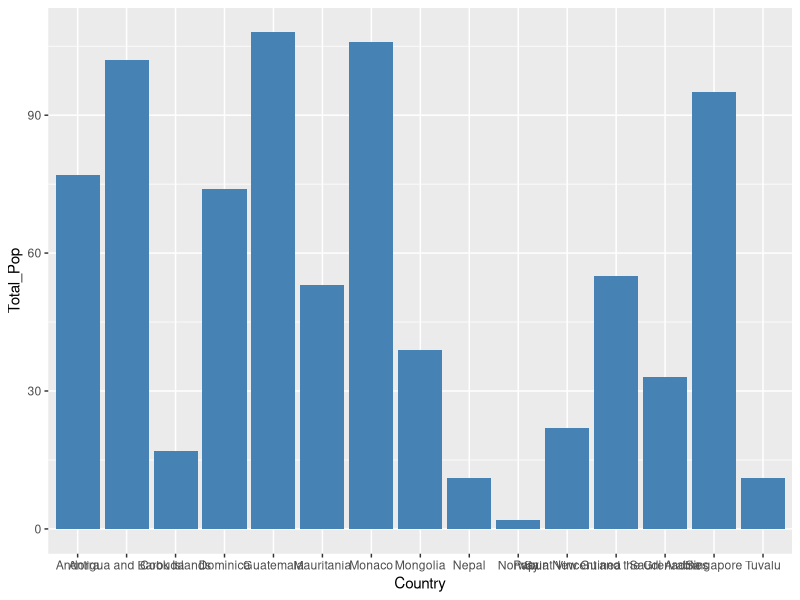
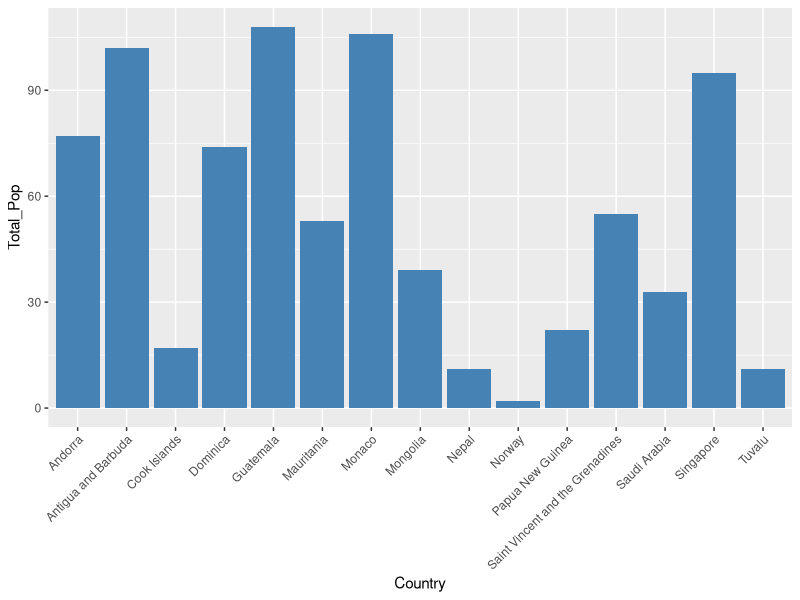
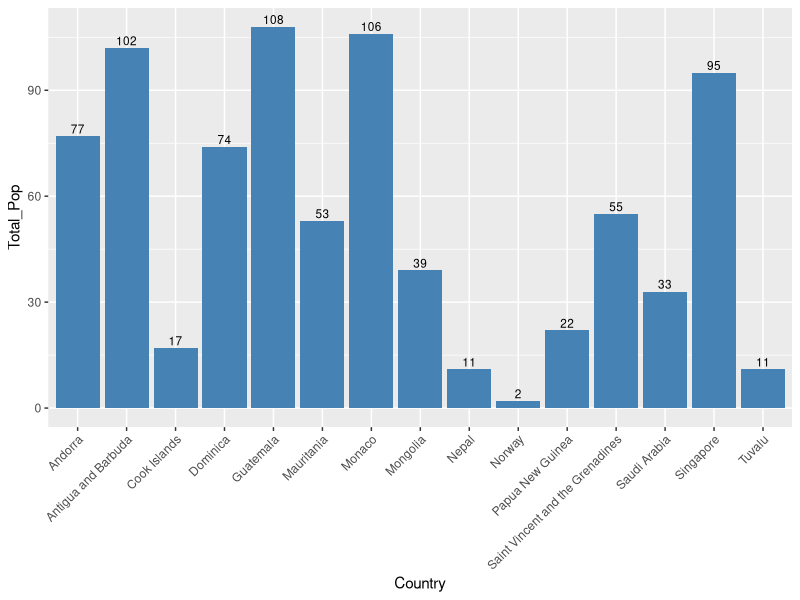
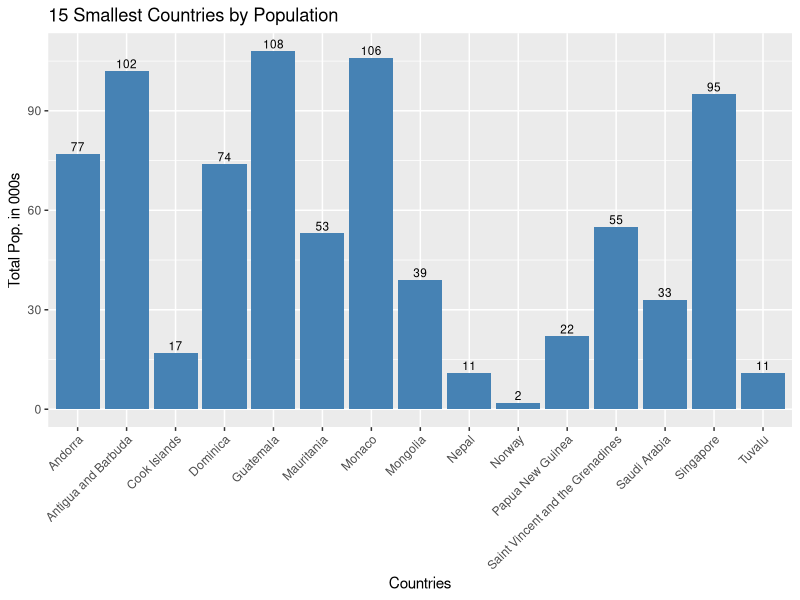
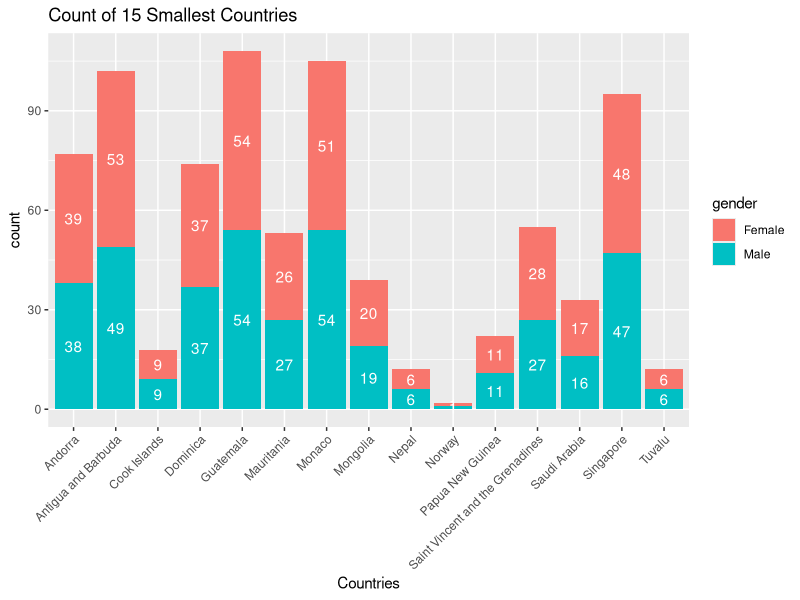
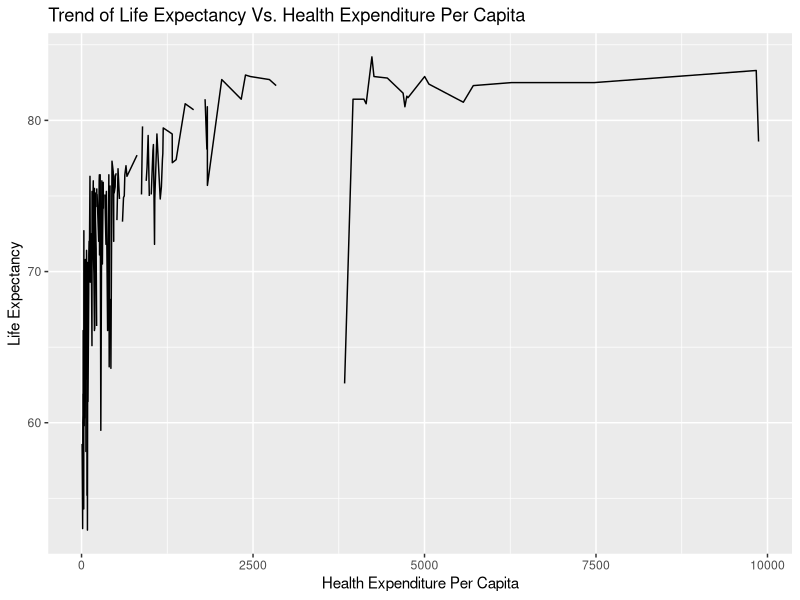
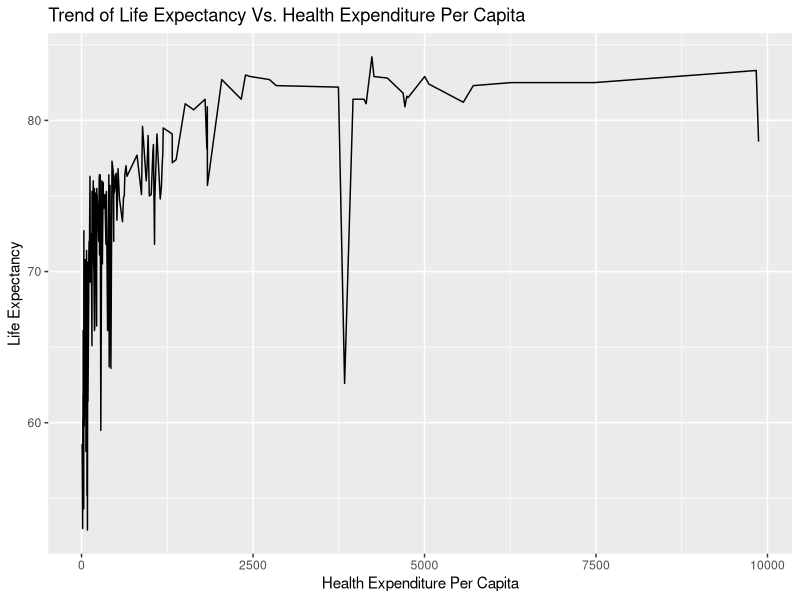
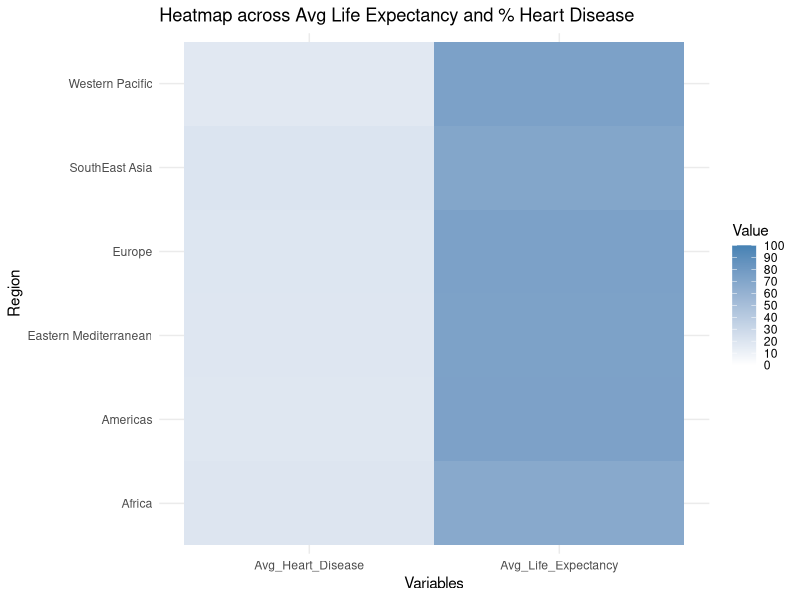

These figures' R source, in order:
## ---- chunk 1
data = read.csv("cleaned_WHS_2019.csv", stringsAsFactors = FALSE)
str(data)
## ---- chunk 2
library(ggplot2)
## ---- chunk 3
library(dplyr)
library(tidyr)
## ---- chunk 4
data_15 <- data[order(data$Total_Pop), ] %>%
  slice(1:15)

# Print a few rows to have a look
head(data_15)
## ---- chunk 5
# Basic barplot

p <-ggplot(data_15, aes(x=Country, y=Total_Pop)) +
  geom_bar(stat="identity", fill="steelblue") 
p
## ---- chunk 6
p <- p + theme(axis.text.x = element_text(angle = 45, hjust = 1))
p
## ---- chunk 7
p <- p + geom_text(aes(label= Total_Pop), vjust=-0.3, size=3)
p
## ---- chunk 8
p <- p + xlab("Countries") + ylab("Total Pop. in 000s") +
  ggtitle("15 Smallest Countries by Population") 
p
## ---- chunk 9

## ---- chunk 10
Countries <- data_15$Country

df_pop <- rbind(
            data.frame(Countries, "count" = data_15$Male, "gender"="Male"),
            data.frame(Countries, "count" = data_15$Female, "gender"="Female")) %>%
          group_by(Countries) %>%
          mutate(lab_ypos = cumsum(count) - 0.5 * count)
df_pop
## ---- chunk 11
ggplot(df_pop, aes(x= Countries, y=count, fill=gender)) +
    geom_bar(stat="identity") +
    geom_text(aes(y = lab_ypos, label = count), color = "white") +
    theme(axis.text.x = element_text(angle = 45, hjust = 1)) +
    ggtitle("Count of 15 Smallest Countries")
## ---- chunk 12

## ---- chunk 13
ggplot(data=data, aes(x=Health_Exp_Per_Capita, y=Life_Expectancy_Both)) +
  geom_line() + 
  xlab("Health Expenditure Per Capita") + ylab("Life Expectancy") +
  ggtitle("Trend of Life Expectancy Vs. Health Expenditure Per Capita")
## ---- chunk 14
data_clean <- data %>% drop_na(Life_Expectancy_Both, Health_Exp_Per_Capita)

ggplot(data=data_clean, aes(x=Health_Exp_Per_Capita, y=Life_Expectancy_Both, group=1)) +
  geom_line()+
  xlab("Health Expenditure Per Capita") + ylab("Life Expectancy") +
  ggtitle("Trend of Life Expectancy Vs. Health Expenditure Per Capita")
## ---- chunk 15
data_agg <- data %>%
            group_by(Region) %>%
            summarise(
              Avg_Life_Expectancy = mean(Life_Expectancy_Both, na.rm = TRUE),
              Avg_Heart_Disease = mean(Heart_Disease_Total, na.rm = TRUE))
## ---- chunk 16
data_agg_long <- data_agg %>%
  pivot_longer(cols = c(Avg_Life_Expectancy, Avg_Heart_Disease),
               names_to = "Variable", values_to = "Value")
## ---- chunk 17
p <- ggplot(data_agg_long, aes(x = Variable, y = Region, fill = Value)) +
  geom_tile() +
  scale_fill_gradient(low = "white", high = "steelblue",               
                      limits = c(0, 100),  # Adjust these limits based on your data range
                      breaks = seq(0, 100, by = 10)) +
  labs(title = "Heatmap across Avg Life Expectancy and % Heart Disease",
       x = "Variables",
       y = "Region") +
  theme_minimal()
p
## ---- chunk 18
p <- p +  geom_text(size = 3, color = "black", aes(label = sprintf("%.1f", Value)), vjust = 1) +
          scale_fill_gradient(
              low = "white",
              high = "red",
              limits = c(0, 100),  # Adjust these limits based on your data range
              breaks = seq(0, 100, by = 10)
          ) 
p
## ---- chunk 19
